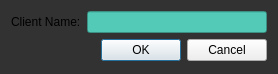
<?xml version="1.0" encoding="UTF-8"?>
<ui version="4.0">
 <class>Client</class>
 <widget class="QDialog" name="Client">
  <property name="geometry">
   <rect>
    <x>0</x>
    <y>0</y>
    <width>278</width>
    <height>74</height>
   </rect>
  </property>
  <property name="windowTitle">
   <string>Dialog</string>
  </property>
  <property name="styleSheet">
   <string notr="true">QDialog{
background-color: rgb(50, 50, 50);
}</string>
  </property>
  <layout class="QFormLayout" name="formLayout">
   <item row="0" column="0">
    <widget class="QLabel" name="label">
     <property name="styleSheet">
      <string notr="true">color: rgb(0, 0, 0);</string>
     </property>
     <property name="text">
      <string>Client Name:</string>
     </property>
    </widget>
   </item>
   <item row="0" column="1">
    <widget class="QLineEdit" name="edt_client">
     <property name="maximumSize">
      <size>
       <width>16777215</width>
       <height>16777215</height>
      </size>
     </property>
     <property name="styleSheet">
      <string notr="true">QLineEdit
{
   color: rgb(0, 0, 0);
	background-color: rgb(82, 202, 183);
}</string>
     </property>
    </widget>
   </item>
   <item row="1" column="1">
    <widget class="QDialogButtonBox" name="buttonBox">
     <property name="styleSheet">
      <string notr="true">QDialogButtonBox{
	background-color: rgb(20, 255, 236);
}</string>
     </property>
     <property name="orientation">
      <enum>Qt::Horizontal</enum>
     </property>
     <property name="standardButtons">
      <set>QDialogButtonBox::Cancel|QDialogButtonBox::Ok</set>
     </property>
    </widget>
   </item>
  </layout>
 </widget>
 <resources/>
 <connections>
  <connection>
   <sender>buttonBox</sender>
   <signal>accepted()</signal>
   <receiver>Client</receiver>
   <slot>accept()</slot>
   <hints>
    <hint type="sourcelabel">
     <x>321</x>
     <y>74</y>
    </hint>
    <hint type="destinationlabel">
     <x>157</x>
     <y>103</y>
    </hint>
   </hints>
  </connection>
  <connection>
   <sender>buttonBox</sender>
   <signal>rejected()</signal>
   <receiver>Client</receiver>
   <slot>reject()</slot>
   <hints>
    <hint type="sourcelabel">
     <x>365</x>
     <y>80</y>
    </hint>
    <hint type="destinationlabel">
     <x>286</x>
     <y>103</y>
    </hint>
   </hints>
  </connection>
 </connections>
</ui>
